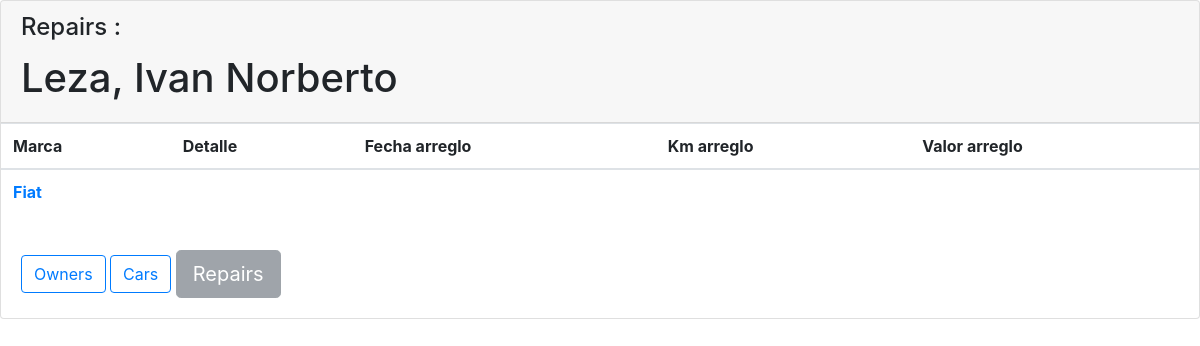
Page /workshop/cars/repairs/3/ on the committed database.
### workshop/models.py (models this page shows, shortened)
class Owner(models.Model):
    name            = models.CharField(max_length=30)
    surname         = models.CharField(max_length=30)
    dni             = models.CharField(max_length=10)

class Brand(models.Model):
    owner           = models.ForeignKey(Owner, on_delete=models.CASCADE)
    brandName       = models.CharField(max_length=30)

### workshop/views.py (the view)
# urls.py: path('cars/repairs/<int:owner_id>/', views.repairs, name='repairs'),
def repairs(request, owner_id):
    owner   = get_object_or_404(Owner, pk=owner_id)
    brand   = get_object_or_404(Brand, pk=owner_id)
    model   = get_object_or_404(Model, pk=owner_id)
    repair  = get_object_or_404(Repair, pk=owner_id)
    latest_repairs_list = Repair.objects.order_by('model')[:]
    latest_models_list  = Model.objects.order_by('brand')[:]
    context = { 'owner' : owner,
                'brand' : brand,
                'model' : model,
                'repair': repair,
                'latest_repairs_list' : latest_repairs_list,
                'latest_models_list'  : latest_models_list
                }
    return render(request, 'workshop/repair.html', context)

### workshop/templates/workshop/repair.html (shortened to what this page needs)
{% load bootstrap4 %}
{% bootstrap_css %}
<div class="card">
    <div class="card-header text-left" style="margin-bottom:0">
        <h4 class="card-title">Repairs :</h4>
        <h1>{{ owner.surname }}, {{ owner.name }}</h1>
    </div>
<table class="table">
  <thead>
    <tr>
      <th scope="col">Marca</th>
      <th scope="col">Detalle</th>
      <th scope="col">Fecha arreglo</th>
      <th scope="col">Km arreglo</th>
      <th scope="col">Valor arreglo</th>
    </tr>
  </thead>
  <tbody>
{% for owner in owner.brand_set.all %}
    <tr>
    <th scope="row">
        <a href="{% url 'workshop:repairs' owner.id %}">
            {{ owner.brandName }}
        </a>
    </th>
{% endfor %}
  </tbody>
</table>
    <div class="card-body">
                <a href="{% url 'workshop:index' %}">
                    <button type="Button" class="btn btn-outline-primary">Owners</button>
                </a>
                <a href="{% url 'workshop:brands' owner.id %}">
                    <button type="button" class="btn btn-outline-primary">Cars</button>
                </a>
                <button type="button" class="btn btn-secondary btn-lg" disabled>Repairs</button>
    </div>
</div>

### rows in the picture
Owner: surname "Leza", name "Ivan Norberto"
Brand: brandName "Fiat"
